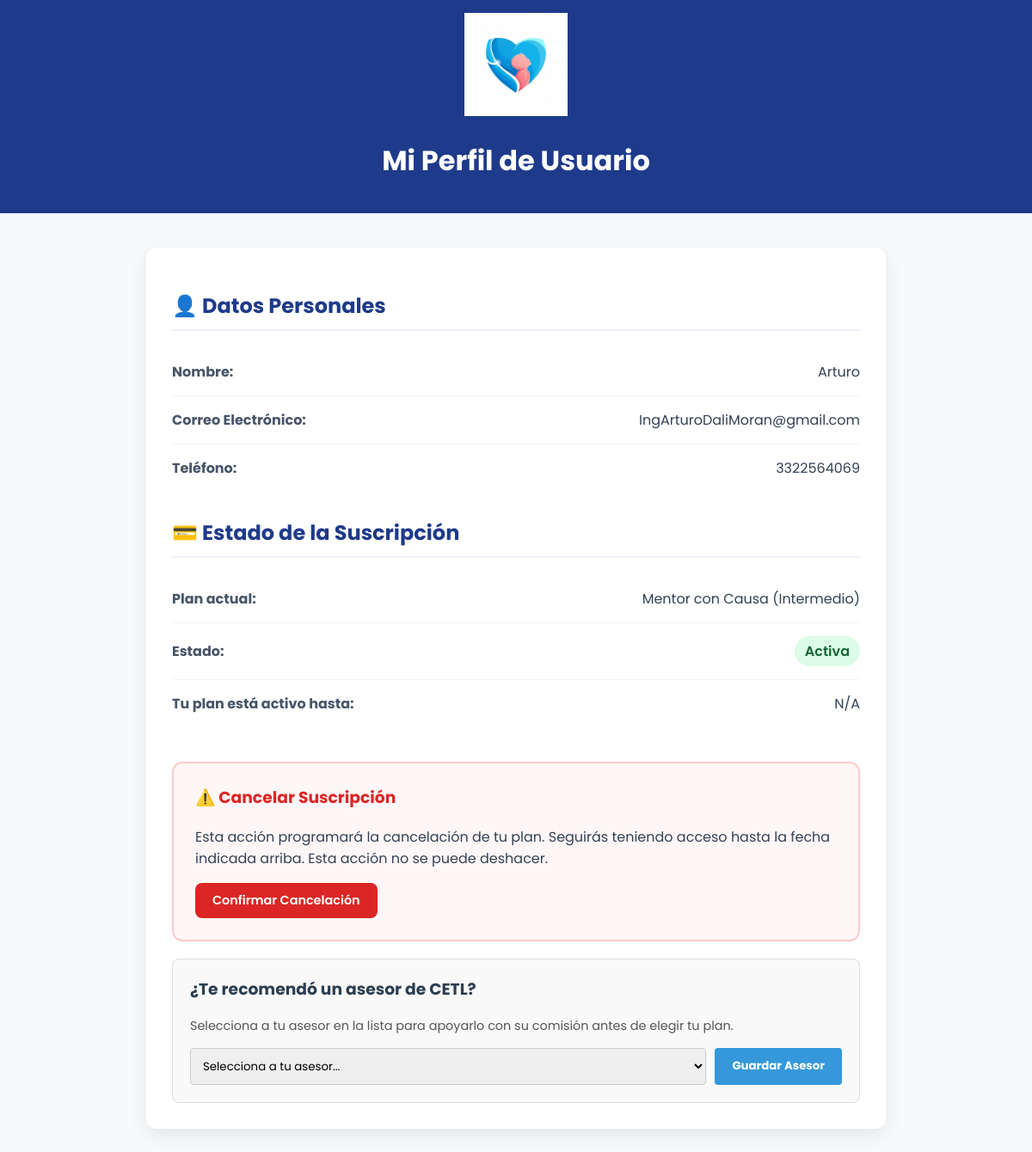
The app's page /perfil.php (signed in) with its own data.
### tables this page shows
CREATE TABLE `usuarios` (
  `id` int NOT NULL AUTO_INCREMENT,
  `nombre` varchar(255) NOT NULL,
  `email` varchar(255) NOT NULL,
  `password` varchar(255) NOT NULL,
  `estado` varchar(20) NOT NULL DEFAULT 'pendiente',
  `token_verificacion` varchar(255) DEFAULT NULL,
  `telefono` varchar(20) DEFAULT NULL,
  `plan_activo` int DEFAULT NULL,
  `plan_id` varchar(50) DEFAULT NULL,
  `fecha_proximo_pago` date DEFAULT NULL,
  `stripe_customer_id` varchar(255) DEFAULT NULL,
  `stripe_subscription_id` varchar(255) DEFAULT NULL,
  `reset_token` varchar(255) DEFAULT NULL,
  `reset_token_expires_at` datetime DEFAULT NULL,
  `usos_plan_basico` int NOT NULL DEFAULT '0',
  `usos_plan_intermedio` int NOT NULL DEFAULT '0',
  `usos_fisica` int NOT NULL DEFAULT '0',
  `usos_evaluacion_diagnostica` int NOT NULL DEFAULT '0',
  `usos_evaluacion` int NOT NULL DEFAULT '0',
  `usos_protocolos` int NOT NULL DEFAULT '0',
  `usos_bitacora` int NOT NULL DEFAULT '0',
  `usos_contexto` int NOT NULL DEFAULT '0',
  `fecha_inicio_ciclo` date DEFAULT NULL,
  `psicologo_solicitado` tinyint(1) NOT NULL DEFAULT '0',
  `usos_examenes` int NOT NULL DEFAULT '5',
  `status` varchar(20) DEFAULT 'activo',
  `usos_diarios_padres` int NOT NULL DEFAULT '2',
  `ultimo_uso_padres` date DEFAULT NULL,
  `referido_por` varchar(50) DEFAULT NULL,
  `contexto_guardado` text,
  PRIMARY KEY (`id`),
  UNIQUE KEY `email` (`email`)
);

### html/perfil.php (called while the page is built, shortened)
<?php
include 'conexion.php';
$usuario_id = $_SESSION['usuario_id'];
$stmt = $conexion->prepare("SELECT nombre, email, telefono, plan_activo, fecha_proximo_pago, referido_por FROM usuarios WHERE id = ?");
$stmt->bind_param("i", $usuario_id);
$stmt->execute();
$resultado = $stmt->get_result();
if ($resultado->num_rows === 1) {
    $usuario = $resultado->fetch_assoc();
    $nombre_usuario = $usuario['nombre'];
    $email_usuario = $usuario['email'];
    $telefono_usuario = $usuario['telefono'] ?? 'No proporcionado';
    $referido_por = $usuario['referido_por'];
    $plan_numero = $usuario['plan_activo'];
    $nombre_del_plan = "Sin Suscripción";
    $estado_suscripcion = "Inactiva";
    $clase_estado = "pendiente";
    if ($plan_numero > 0) {
        $estado_suscripcion = "Activa";
        $clase_estado = "pagado";
        switch ($plan_numero) {
            case 2: $nombre_del_plan = "Mentor con Causa (Intermedio)"; break;
        }
    }
    if (!empty($usuario['fecha_proximo_pago'])) {
        $fecha = new DateTime($usuario['fecha_proximo_pago']);
        $fecha_proximo_pago = $fecha->format('d / m / Y');
    } else {
        $fecha_proximo_pago = 'N/A';
    }
} else {
    die("Error crítico: No se pudieron cargar los datos del usuario.");
}
include 'perfil_vista.php';
?>

### html/perfil_vista.php (the view, shortened to what this page needs)
<!DOCTYPE html>
<html lang="es">
<head>
</head>
<body>
    <header class="header">
        <img src="logo.png" alt="Logo Planeando con Causa" class="header-logo">
        <h1>Mi Perfil de Usuario</h1>
    </header>
    <main class="container">
        <section class="profile-section">
            <h2>👤 Datos Personales</h2>
            <div class="info-item"><strong>Nombre:</strong> <span><?php echo htmlspecialchars($nombre_usuario); ?></span></div>
            <div class="info-item"><strong>Correo Electrónico:</strong> <span><?php echo htmlspecialchars($email_usuario); ?></span></div>
            <div class="info-item"><strong>Teléfono:</strong> <span><?php echo htmlspecialchars($telefono_usuario); ?></span></div>
        </section>
        <section class="profile-section">
            <h2>💳 Estado de la Suscripción</h2>
            <div class="info-item"><strong>Plan actual:</strong> <span><?php echo htmlspecialchars($nombre_del_plan); ?></span></div>
            <div class="info-item">
                <strong>Estado:</strong>
                <span class="status <?php echo htmlspecialchars($clase_estado); ?>"><?php echo htmlspecialchars($estado_suscripcion); ?></span>
            </div>
            <div class="info-item"><strong>Tu plan está activo hasta:</strong> <span><?php echo htmlspecialchars($fecha_proximo_pago); ?></span></div>
        </section>
        <?php
        if ($plan_numero > 0): ?>
            <section class="danger-zone">
                <h3>⚠️ Cancelar Suscripción</h3>
                <p>Esta acción programará la cancelación de tu plan. Seguirás teniendo acceso hasta la fecha indicada arriba. Esta acción no se puede deshacer.</p>
                <form action="cancelar_suscripcion.php" method="POST" onsubmit="return confirm('¿Estás seguro de que deseas cancelar tu suscripción?');">
                    <button type="submit" class="btn-danger">Confirmar Cancelación</button>
                </form>
            </section>
        <?php endif; ?>
        <div style="background: #f9f9f9; padding: 20px; border-radius: 8px; margin-top: 20px; border: 1px solid #ddd;">
    <?php if (empty($referido_por)): ?>
        <h3 style="margin-top:0; color: #2c3e50;">¿Te recomendó un asesor de CETL?</h3>
        <p style="font-size: 0.9rem; color: #555;">Selecciona a tu asesor en la lista para apoyarlo con su comisión antes de elegir tu plan.</p>
        <form action="perfil.php" method="POST" style="display: flex; gap: 10px; flex-wrap: wrap;">
            <select name="codigo_referido" required style="padding: 10px; border: 1px solid #ccc; border-radius: 4px; flex-grow: 1; font-family: 'Poppins', sans-serif;">
                <option value="" disabled selected>Selecciona a tu asesor...</option>
                </select>
            <button type="submit" style="background-color: #3498db; color: white; border: none; padding: 10px 20px; border-radius: 4px; cursor: pointer; font-weight: bold; font-family: 'Poppins', sans-serif; transition: background-color 0.3s;">Guardar Asesor</button>
        </form>
    <?php else: ?>
        <h3 style="margin-top:0; color: #2c3e50;">✅ Asesor Guardado</h3>
        <p style="margin-bottom:0;">Estás apoyando al código: <strong><?php echo htmlspecialchars($referido_por); ?></strong></p>
    <?php endif; ?>
</div>
    </main>
</body>
</html>

### html/perfil_vista.php (style rules this page uses)
:root { --color-primario: #1e3a8a; --color-acento: #f39c12; --color-fondo: #f8f9fa; --color-texto: #334155; --color-tarjeta: #ffffff; --color-exito: #16a34a; --color-peligro: #dc2626; --fuente-principal: 'Poppins', sans-serif; }
body { font-family: var(--fuente-principal); background-color: var(--color-fondo); margin: 0; color: var(--color-texto); }
.container { max-width: 800px; margin: 40px auto; padding: 30px; background-color: var(--color-tarjeta); border-radius: 12px; box-shadow: 0 8px 25px rgba(0,0,0,0.08); }
.header { background-color: var(--color-primario); color: white; padding: 15px 20px; text-align: center; }
.header-logo { height: 120px; }
.profile-section { margin-bottom: 30px; }
.profile-section h2 { color: var(--color-primario); border-bottom: 2px solid #eef2ff; padding-bottom: 10px; margin-bottom: 20px; }
.info-item { display: flex; justify-content: space-between; align-items: center; padding: 15px 0; border-bottom: 1px solid #f1f5f9; }
.info-item:last-child { border-bottom: none; }
.info-item strong { color: #475569; }
.status { padding: 5px 12px; border-radius: 20px; font-weight: 600; }
.status.pagado { background-color: #dcfce7; color: #166534; }
.btn-danger { background-color: var(--color-peligro); color: white; text-decoration: none; padding: 10px 20px; border-radius: 8px; border: none; font-family: var(--fuente-principal); font-size: 0.9rem; font-weight: 600; cursor: pointer; transition: background-color 0.3s; }
.danger-zone { margin-top: 40px; padding: 25px; border: 2px solid #fecaca; background-color: #fff7f7; border-radius: 12px; }
.danger-zone h3 { color: var(--color-peligro); margin-top: 0; }

### records on screen
usuarios: nombre "Arturo", email "IngArturoDaliMoran@gmail.com", telefono "3322564069", plan_activo "Mentor con Causa (Intermedio)", plan_activo "Activa", fecha_proximo_pago "N/A"
